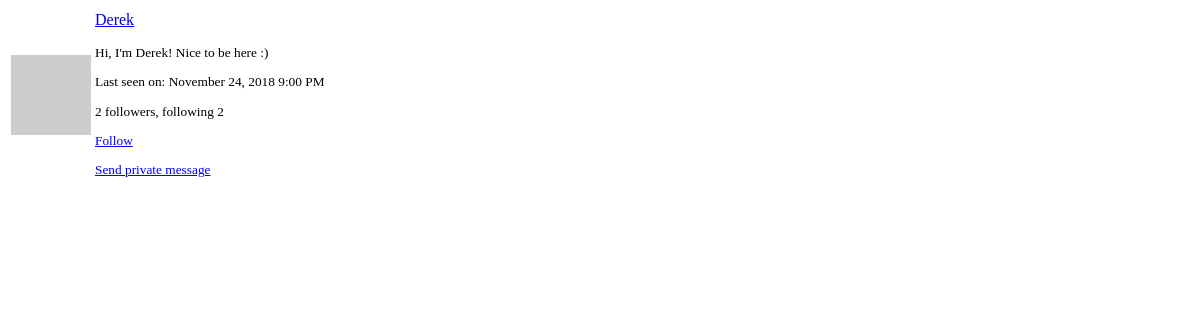
Page /user/Derek/popup (signed in) on the earlier database version.
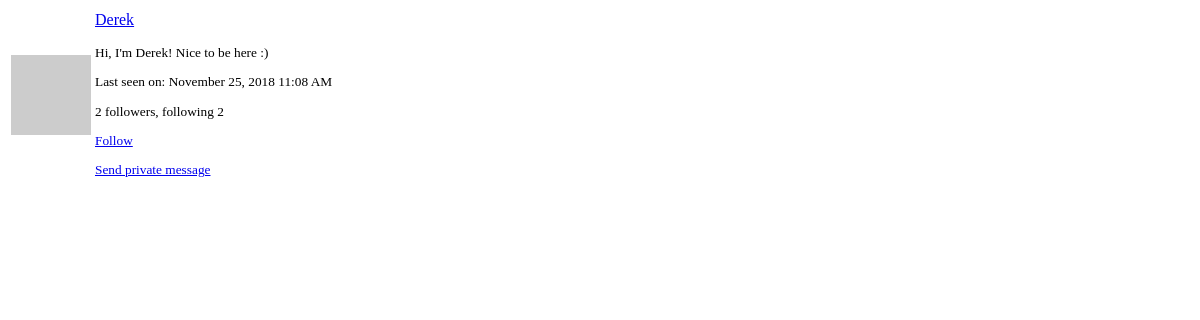
Same page on the later database version.
### app/models.py (models this page shows, shortened)
class User(UserMixin, db.Model):
    id = db.Column(db.Integer, primary_key=True)
    username = db.Column(db.String(64), index=True, unique=True)
    email = db.Column(db.String(120), index=True, unique=True)
    password_hash = db.Column(db.String(128))
    about_me = db.Column(db.String(140))
    last_seen = db.Column(db.DateTime, default=datetime.utcnow)
    last_message_read_time = db.Column(db.DateTime)
    posts = db.relationship('Post', backref='author', lazy='dynamic')
    followed = db.relationship(
        'User', secondary=followers,
        primaryjoin=(followers.c.follower_id == id),
        secondaryjoin=(followers.c.followed_id == id),
        backref=db.backref('followers', lazy='dynamic'), lazy='dynamic')
    messages_sent = db.relationship(
        'Message',
        foreign_keys='Message.sender_id',
        backref='author', lazy='dynamic')
    messages_received = db.relationship(
        'Message',
        foreign_keys='Message.recipient_id',
        backref='recipient', lazy='dynamic')
    notifications = db.relationship('Notification', backref='user',
                                    lazy='dynamic')
    def avatar(self, size):
        digest = md5(self.email.lower().encode('utf-8')).hexdigest()
        return 'https://www.gravatar.com/avatar/{}?d=retro&s={}'.format(
            digest, size)
    def is_following(self, user):
        return self.followed.filter(
            followers.c.followed_id == user.id).count() > 0

### app/main/routes.py (the view)
@bp.route('/user/<username>/popup')
@login_required
def user_popup(username):
    user = User.query.filter_by(username=username).first_or_404()
    return render_template('user_popup.html', user=user)

### app/main/routes.py (called while the page is built)
@bp.before_app_request
def before_request():
    if current_user.is_authenticated:
        current_user.last_seen = datetime.utcnow()
        db.session.commit()
        g.search_form = SearchForm()
    g.locale = str(get_locale())

### app/models.py (called while the page is built)
@login.user_loader
def load_user(id):
    return User.query.get(int(id))

### app/templates/user_popup.html
<table class="table">
  <tr>
    <td width="64" style="border: 0px;">
      <img src="{{ user.avatar(64) }}">
    </td>
    <td style="border: 0px;">
      <p>
        <a href="{{ url_for('main.user', username=user.username) }}">
          {{ user.username }}
        </a>
      </p>
      <small>
        {% if user.about_me %}<p>{{ user.about_me }}</p>{% endif %}
        {% if user.last_seen %}
          <p>
            {% if user.last_seen %}
              {{ _('Last seen on:') }}
              {{ moment(user.last_seen).format('LLL') }}
            {% endif %}
          </p>
        {% endif %}
        <p>
          {{ user.followers.count() }} {{ _('followers, following') }} {{ user.followed.count() }}
        </p>
        {% if user != current_user %}
          {% if not current_user.is_following(user) %}
            <a href="{{ url_for('main.follow', username=user.username) }}">
                {{ _('Follow') }}
            </a>
          {% else %}
            <a href="{{ url_for('main.unfollow', username=user.username) }}">
                {{ _('Unfollow') }}
            </a>
          {% endif %}
          <p>
            <a href="{{ url_for('main.send_message', recipient=user.username) }}">
              {{ _('Send private message') }}
            </a>
          </p>
        {% endif %}
      </small>
    </td>
  </tr>
</table>

Differences in the rows shown:
changed User "Derek": last_seen "November 24, 2018 9:00 PM" → "November 25, 2018 11:08 AM"
